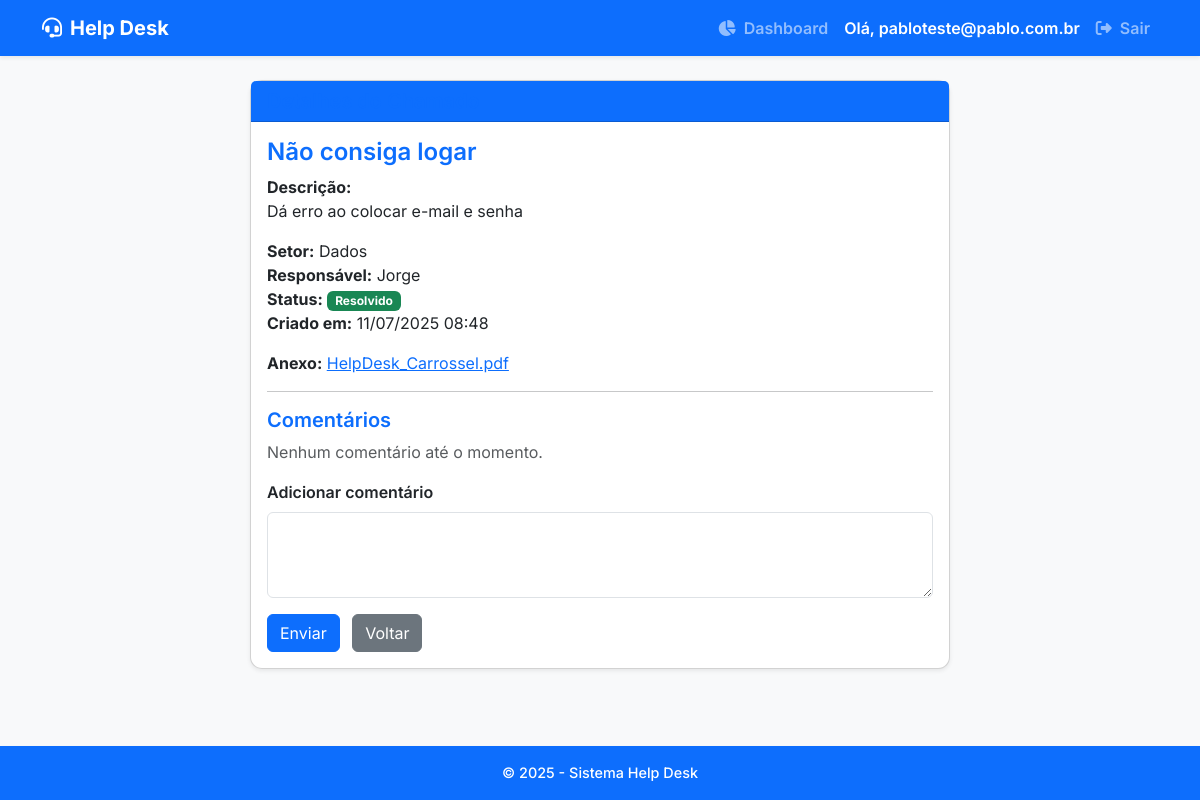
The page /ticket/3 (signed in) on the database its author committed.
### models.py (models this page shows, shortened)
class User(db.Model, UserMixin):
    id = db.Column(db.Integer, primary_key=True)
    email = db.Column(db.String(150), unique=True, nullable=False)
    password_hash = db.Column(db.String(128), nullable=False)
    is_admin = db.Column(db.Boolean, default=False)

class Ticket(db.Model):
    id = db.Column(db.Integer, primary_key=True)
    titulo = db.Column(db.String(100), nullable=False)
    descricao = db.Column(db.Text, nullable=False)
    setor = db.Column(db.String(50), nullable=False)
    responsavel = db.Column(db.String(50), nullable=False)
    status = db.Column(db.String(20), nullable=False)
    data_criacao = db.Column(db.DateTime, nullable=False, default=datetime.utcnow)
    arquivo_nome = db.Column(db.String(255), nullable=True)
    comentarios = db.relationship('Comment', back_populates='ticket', cascade='all, delete-orphan', lazy='dynamic')

### app.py (the view, shortened to what this page needs)
@app.route('/ticket/<int:id>', methods=['GET', 'POST'])
@login_required
def ticket_detail(id):
    ticket = Ticket.query.get_or_404(id)
    comentarios = ticket.comentarios.order_by(Comment.data_criacao.asc()).all()
    return render_template('ticket_detail.html', ticket=ticket, comentarios=comentarios)

### app.py (called while the page is built)
@login_manager.user_loader
def load_user(user_id):
    return User.query.get(int(user_id))

@app.context_processor
def inject_current_year():
    return {'current_year': datetime.now().year}

### templates/ticket_detail.html
{% extends "layout.html" %}
{% block content %}
<div class="card shadow-sm mx-auto" style="max-width: 700px;">
  <div class="card-header bg-primary text-white">
    <h5 class="mb-0">Detalhes do Chamado</h5>
  </div>
  <div class="card-body">
    <h4>{{ ticket.titulo }}</h4>
    <p><strong>Descrição:</strong><br>{{ ticket.descricao }}</p>
    <p>
      <strong>Setor:</strong> {{ ticket.setor }}<br>
      <strong>Responsável:</strong> {{ ticket.responsavel }}<br>
      <strong>Status:</strong>
      {% if ticket.status == 'Aberto' %}
        <span class="badge bg-danger">{{ ticket.status }}</span>
      {% elif ticket.status == 'Em andamento' %}
        <span class="badge bg-warning text-dark">{{ ticket.status }}</span>
      {% else %}
        <span class="badge bg-success">{{ ticket.status }}</span>
      {% endif %}
      <br>
      <strong>Criado em:</strong> {{ ticket.data_criacao.strftime('%d/%m/%Y %H:%M') }}
    </p>
    {% if ticket.arquivo_nome %}
    <p>
      <strong>Anexo:</strong>
      <a href="{{ url_for('uploaded_file', filename=ticket.arquivo_nome) }}" target="_blank" rel="noopener noreferrer" class="link-primary">
        {{ ticket.arquivo_nome }}
      </a>
    </p>
    {% endif %}
    <hr>
    <h5>Comentários</h5>
    {% if comentarios %}
      <ul class="list-group mb-3">
        {% for comentario in comentarios %}
        <li class="list-group-item">
          <small class="text-muted">{{ comentario.user.email }} em {{ comentario.data_criacao.strftime('%d/%m/%Y %H:%M') }}</small>
          <p class="mb-0">{{ comentario.mensagem }}</p>
        </li>
        {% endfor %}
      </ul>
    {% else %}
      <p class="text-muted">Nenhum comentário até o momento.</p>
    {% endif %}
    <form method="POST" class="mb-0">
      <div class="mb-3">
        <label for="mensagem" class="form-label">Adicionar comentário</label>
        <textarea class="form-control" id="mensagem" name="mensagem" rows="3" required></textarea>
      </div>
      <button type="submit" class="btn btn-primary">Enviar</button>
      <a href="{{ url_for('index') }}" class="btn btn-secondary ms-2">Voltar</a>
    </form>
  </div>
</div>
{% endblock %}

### templates/layout.html (shortened to what this page needs)
<!doctype html>
<html lang="pt-br">
<head>
  <link href="https://cdn.jsdelivr.net/npm/bootstrap@5.3.0/dist/css/bootstrap.min.css" rel="stylesheet" />
  <link
    rel="stylesheet"
    href="https://cdnjs.cloudflare.com/ajax/libs/font-awesome/6.4.0/css/all.min.css"
  />
  <link rel="stylesheet" href="{{ url_for('static', filename='style.css') }}">
</head>
<body class="bg-light d-flex flex-column min-vh-100">
  <nav class="navbar navbar-expand-lg navbar-dark bg-primary shadow-sm">
    <div class="container">
      <a class="navbar-brand fw-bold" href="{{ url_for('index') }}">
        <i class="fa-solid fa-headset me-2"></i>Help Desk
      </a>
      <div class="collapse navbar-collapse justify-content-end" id="navbarNav">
        <ul class="navbar-nav align-items-center">
          {% if current_user.is_authenticated %}
            <li class="nav-item">
              <a class="nav-link fw-semibold" href="{{ url_for('dashboard') }}">
                <i class="fa-solid fa-chart-pie me-1"></i> Dashboard
              </a>
            </li>
            <li class="nav-item">
              <span class="nav-link text-white fw-semibold">Olá, {{ current_user.email }}</span>
            </li>
            <li class="nav-item">
              <a class="nav-link fw-semibold" href="{{ url_for('logout') }}">
                <i class="fa-solid fa-right-from-bracket me-1"></i> Sair
              </a>
            </li>
          {% endif %}
        </ul>
      </div>
    </div>
  </nav>
  <main class="container mt-4 mb-5 flex-fill">
    {% block content %}{% endblock %}
  </main>
  <footer class="bg-primary text-white text-center py-3 mt-auto shadow-sm">
    &copy; {{ current_year }} - Sistema Help Desk
  </footer>
</body>
</html>

### static/style.css (style rules this page uses)
body { background-color: #f8f9fa; font-family: 'Segoe UI', Tahoma, Geneva, Verdana, sans-serif; }
h2, h4, h5 { font-weight: 600; color: #0d6efd; }
.card { border-radius: 12px; box-shadow: 0 4px 15px rgb(0 0 0 / 0.1); }
.btn-primary { background-color: #0d6efd; border-color: #0d6efd; }
.btn-secondary { background-color: #6c757d; border-color: #6c757d; }
footer { font-size: 0.9rem; font-weight: 500; }
.form-label { font-weight: 600; color: #212529; }

### templates/layout.html (style rules this page uses)
body { font-family: 'Inter', sans-serif; }

### rows shown on the page
User: email "pabloteste@pablo.com.br"
Ticket: titulo "Não consiga logar", descricao "Dá erro ao colocar e-mail e senha", setor "Dados", responsavel "Jorge", status "Resolvido", data_criacao "11/07/2025 08:48", arquivo_nome "HelpDesk_Carrossel.pdf"
